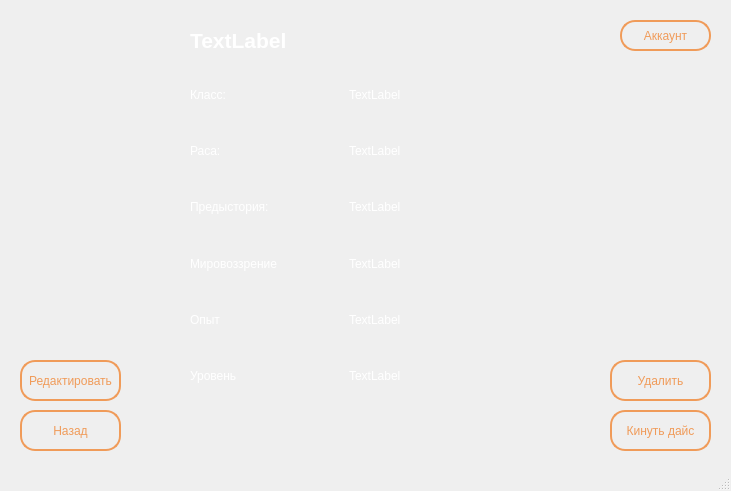
<?xml version="1.0" encoding="UTF-8"?>
<ui version="4.0">
 <class>MainWindow</class>
 <widget class="QMainWindow" name="MainWindow">
  <property name="geometry">
   <rect>
    <x>0</x>
    <y>0</y>
    <width>731</width>
    <height>491</height>
   </rect>
  </property>
  <property name="windowTitle">
   <string>MainWindow</string>
  </property>
  <widget class="QWidget" name="centralwidget">
   <widget class="QPushButton" name="account_btn">
    <property name="geometry">
     <rect>
      <x>620</x>
      <y>20</y>
      <width>91</width>
      <height>31</height>
     </rect>
    </property>
    <property name="styleSheet">
     <string notr="true">/* border-color: rgb(142, 74, 25);
border: 2px solid rgb(142, 74, 25); */
/* background-color: rgb(142, 74, 25); */

QPushButton {
	color: rgb(240, 155, 89);
    background-color: transparent; /* Делаем фон прозрачным */
    border: 2px solid rgb(240, 155, 89);  /* Цвет границы */
    border-radius: 15px; /* Закругление углов (по желанию) */
    padding: 5px; /* Отступы (по желанию) */
	/* border-image: linear-gradient(to right, red, yellow) 5; */
}

QPushButton:hover {
    background-color: rgba(54, 21, 8, 0.5); 
} 
</string>
    </property>
    <property name="text">
     <string>Аккаунт</string>
    </property>
   </widget>
   <widget class="QPushButton" name="throw_dice_btn">
    <property name="geometry">
     <rect>
      <x>610</x>
      <y>410</y>
      <width>101</width>
      <height>41</height>
     </rect>
    </property>
    <property name="styleSheet">
     <string notr="true">/* border-color: rgb(142, 74, 25);
border: 2px solid rgb(142, 74, 25); */
/* background-color: rgb(142, 74, 25); */

QPushButton {
	color: rgb(240, 155, 89);
    background-color: transparent; /* Делаем фон прозрачным */
    border: 2px solid rgb(240, 155, 89);  /* Цвет границы */
    border-radius: 15px; /* Закругление углов (по желанию) */
    padding: 5px; /* Отступы (по желанию) */
	/* border-image: linear-gradient(to right, red, yellow) 5; */
}

QPushButton:hover {
    background-color: rgba(54, 21, 8, 0.5); 
} 
</string>
    </property>
    <property name="text">
     <string>Кинуть дайс</string>
    </property>
   </widget>
   <widget class="QPushButton" name="back_btn">
    <property name="geometry">
     <rect>
      <x>20</x>
      <y>410</y>
      <width>101</width>
      <height>41</height>
     </rect>
    </property>
    <property name="styleSheet">
     <string notr="true">/* border-color: rgb(142, 74, 25);
border: 2px solid rgb(142, 74, 25); */
/* background-color: rgb(142, 74, 25); */

QPushButton {
	color: rgb(240, 155, 89);
    background-color: transparent; /* Делаем фон прозрачным */
    border: 2px solid rgb(240, 155, 89);  /* Цвет границы */
    border-radius: 15px; /* Закругление углов (по желанию) */
    padding: 5px; /* Отступы (по желанию) */
	/* border-image: linear-gradient(to right, red, yellow) 5; */
}

QPushButton:hover {
    background-color: rgba(54, 21, 8, 0.5); 
} 
</string>
    </property>
    <property name="text">
     <string>Назад</string>
    </property>
   </widget>
   <widget class="QWidget" name="gridLayoutWidget">
    <property name="geometry">
     <rect>
      <x>190</x>
      <y>70</y>
      <width>311</width>
      <height>331</height>
     </rect>
    </property>
    <layout class="QGridLayout" name="gridLayout">
     <item row="3" column="1">
      <widget class="QLabel" name="world_view_label">
       <property name="styleSheet">
        <string notr="true">QLabel{
	color: white;
}</string>
       </property>
       <property name="text">
        <string>TextLabel</string>
       </property>
      </widget>
     </item>
     <item row="2" column="1">
      <widget class="QLabel" name="background_label">
       <property name="styleSheet">
        <string notr="true">QLabel{
	color: white;
}</string>
       </property>
       <property name="text">
        <string>TextLabel</string>
       </property>
      </widget>
     </item>
     <item row="5" column="0">
      <widget class="QLabel" name="label_6">
       <property name="styleSheet">
        <string notr="true">QLabel{
	color: white;
}</string>
       </property>
       <property name="text">
        <string>Уровень</string>
       </property>
      </widget>
     </item>
     <item row="2" column="0">
      <widget class="QLabel" name="label_3">
       <property name="styleSheet">
        <string notr="true">QLabel{
	color: white;
}</string>
       </property>
       <property name="text">
        <string>Предыстория:</string>
       </property>
      </widget>
     </item>
     <item row="5" column="1">
      <widget class="QLabel" name="level_label">
       <property name="styleSheet">
        <string notr="true">QLabel{
	color: white;
}</string>
       </property>
       <property name="text">
        <string>TextLabel</string>
       </property>
      </widget>
     </item>
     <item row="1" column="1">
      <widget class="QLabel" name="species_label">
       <property name="styleSheet">
        <string notr="true">QLabel{
	color: white;
}</string>
       </property>
       <property name="text">
        <string>TextLabel</string>
       </property>
      </widget>
     </item>
     <item row="0" column="1">
      <widget class="QLabel" name="class_label">
       <property name="styleSheet">
        <string notr="true">QLabel{
	color: white;
}</string>
       </property>
       <property name="text">
        <string>TextLabel</string>
       </property>
      </widget>
     </item>
     <item row="4" column="1">
      <widget class="QLabel" name="exp_label">
       <property name="styleSheet">
        <string notr="true">QLabel{
	color: white;
}</string>
       </property>
       <property name="text">
        <string>TextLabel</string>
       </property>
      </widget>
     </item>
     <item row="0" column="0">
      <widget class="QLabel" name="label">
       <property name="styleSheet">
        <string notr="true">QLabel{
	color: white;
}</string>
       </property>
       <property name="text">
        <string>Класс:</string>
       </property>
      </widget>
     </item>
     <item row="1" column="0">
      <widget class="QLabel" name="label_2">
       <property name="styleSheet">
        <string notr="true">QLabel{
	color: white;
}</string>
       </property>
       <property name="text">
        <string>Раса:</string>
       </property>
      </widget>
     </item>
     <item row="4" column="0">
      <widget class="QLabel" name="label_5">
       <property name="styleSheet">
        <string notr="true">QLabel{
	color: white;
}</string>
       </property>
       <property name="text">
        <string>Опыт</string>
       </property>
      </widget>
     </item>
     <item row="3" column="0">
      <widget class="QLabel" name="label_4">
       <property name="styleSheet">
        <string notr="true">QLabel{
	color: white;
}</string>
       </property>
       <property name="text">
        <string>Мировоззрение</string>
       </property>
      </widget>
     </item>
    </layout>
   </widget>
   <widget class="QLabel" name="name_label">
    <property name="geometry">
     <rect>
      <x>190</x>
      <y>10</y>
      <width>311</width>
      <height>61</height>
     </rect>
    </property>
    <property name="toolTip">
     <string>&lt;html&gt;&lt;head/&gt;&lt;body&gt;&lt;p&gt;&lt;span style=&quot; font-size:16pt; font-weight:600;&quot;&gt;name&lt;/span&gt;&lt;/p&gt;&lt;/body&gt;&lt;/html&gt;</string>
    </property>
    <property name="whatsThis">
     <string>&lt;html&gt;&lt;head/&gt;&lt;body&gt;&lt;p&gt;&lt;span style=&quot; font-size:16pt; font-weight:600;&quot;&gt;Name&lt;/span&gt;&lt;/p&gt;&lt;/body&gt;&lt;/html&gt;</string>
    </property>
    <property name="styleSheet">
     <string notr="true">QLabel{
	color: white;
}</string>
    </property>
    <property name="text">
     <string>&lt;html&gt;&lt;head/&gt;&lt;body&gt;&lt;p&gt;&lt;span style=&quot; font-size:16pt; font-weight:600;&quot;&gt;TextLabel&lt;/span&gt;&lt;/p&gt;&lt;/body&gt;&lt;/html&gt;</string>
    </property>
   </widget>
   <widget class="QPushButton" name="del_btn">
    <property name="geometry">
     <rect>
      <x>610</x>
      <y>360</y>
      <width>101</width>
      <height>41</height>
     </rect>
    </property>
    <property name="styleSheet">
     <string notr="true">/* border-color: rgb(142, 74, 25);
border: 2px solid rgb(142, 74, 25); */
/* background-color: rgb(142, 74, 25); */

QPushButton {
	color: rgb(240, 155, 89);
    background-color: transparent; /* Делаем фон прозрачным */
    border: 2px solid rgb(240, 155, 89);  /* Цвет границы */
    border-radius: 15px; /* Закругление углов (по желанию) */
    padding: 5px; /* Отступы (по желанию) */
	/* border-image: linear-gradient(to right, red, yellow) 5; */
}

QPushButton:hover {
    background-color: rgba(54, 21, 8, 0.5); 
} 
</string>
    </property>
    <property name="text">
     <string>Удалить</string>
    </property>
   </widget>
   <widget class="QPushButton" name="edit_btn">
    <property name="geometry">
     <rect>
      <x>20</x>
      <y>360</y>
      <width>101</width>
      <height>41</height>
     </rect>
    </property>
    <property name="styleSheet">
     <string notr="true">/* border-color: rgb(142, 74, 25);
border: 2px solid rgb(142, 74, 25); */
/* background-color: rgb(142, 74, 25); */

QPushButton {
	color: rgb(240, 155, 89);
    background-color: transparent; /* Делаем фон прозрачным */
    border: 2px solid rgb(240, 155, 89);  /* Цвет границы */
    border-radius: 15px; /* Закругление углов (по желанию) */
    padding: 5px; /* Отступы (по желанию) */
	/* border-image: linear-gradient(to right, red, yellow) 5; */
}

QPushButton:hover {
    background-color: rgba(54, 21, 8, 0.5); 
} 
</string>
    </property>
    <property name="text">
     <string>Редактировать</string>
    </property>
   </widget>
   <widget class="QWidget" name="widget" native="true">
    <property name="geometry">
     <rect>
      <x>0</x>
      <y>-30</y>
      <width>741</width>
      <height>531</height>
     </rect>
    </property>
    <property name="styleSheet">
     <string notr="true">background-image: url('data/textures/background.jpg');
background-repeat: no-repeat; 
background-position: center;</string>
    </property>
   </widget>
   <zorder>widget</zorder>
   <zorder>account_btn</zorder>
   <zorder>throw_dice_btn</zorder>
   <zorder>back_btn</zorder>
   <zorder>gridLayoutWidget</zorder>
   <zorder>name_label</zorder>
   <zorder>del_btn</zorder>
   <zorder>edit_btn</zorder>
  </widget>
  <widget class="QStatusBar" name="statusbar"/>
 </widget>
 <resources/>
 <connections/>
</ui>
